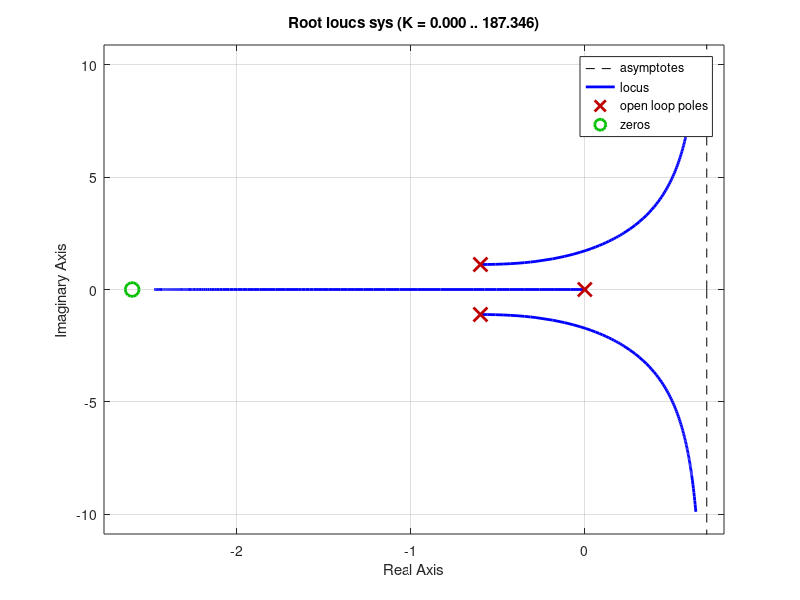
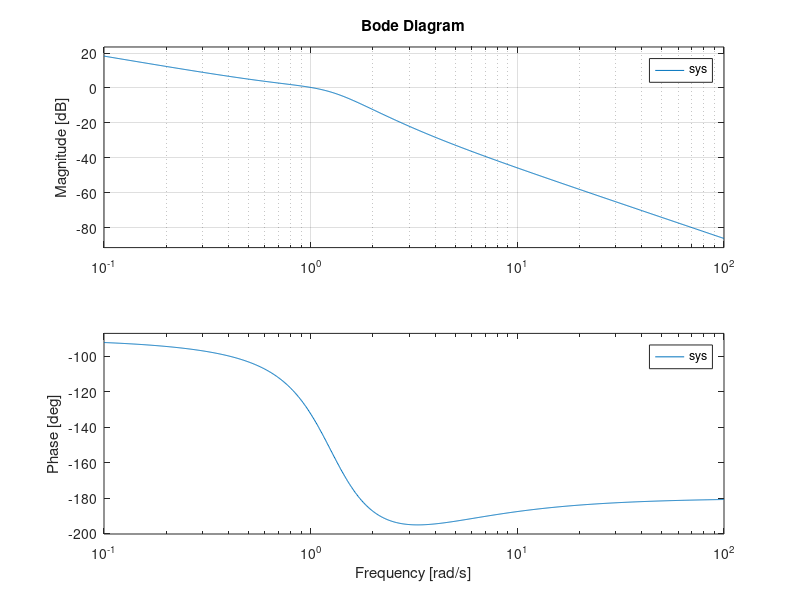
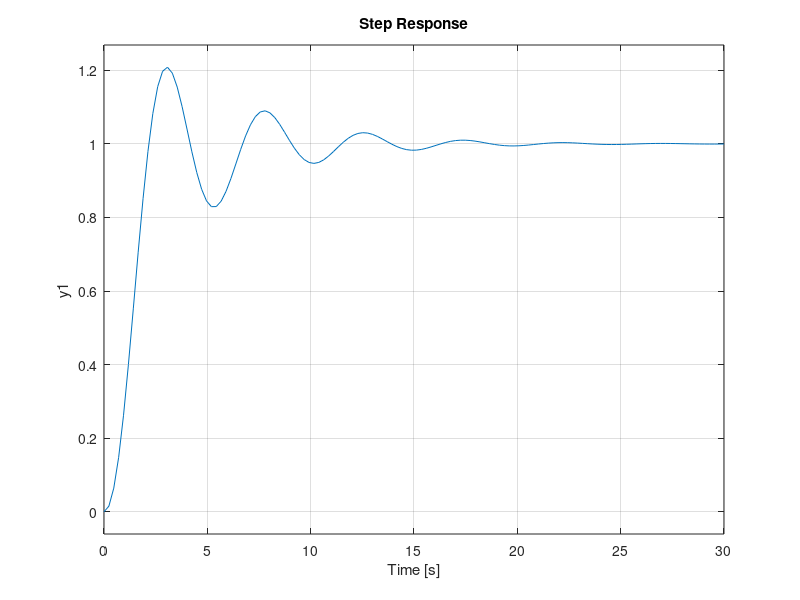

MATLAB code to generate these figures, in order:
clc, clear all

%% Representación de Estado - Análisis de Estabilidad

% Control System Toolbox permite realizar un análisis de estabilidad para
% sistemas lineales, en este caso MATLAB nos proporciona un ejemplo del uso
% de algunas comandos para determinar la estabilidad de un sistema en su
% representación de espacios de estado.

% Si se descomenta la siguiente linea y se corre se puede abrir el codigo
% proporcionado por MATLAB
% openExample('control/StabilityAnalysisOfStateSpaceSystemsExample')

%% Ejemplo

% Se crea un objeto de espacios de estado
A = [-1.2,-1.6,0;1,0,0;0,1,0];
B = [1;0;0];
C = [0,0.5,1.3];
D = 0;
sys = ss(A,B,C,D);

% Ahora, se calcula el sistema para un modelo de espacios de estado en lazo
% cerrado
sysFeedback = feedback(sys,1);

% Con el comando pole se obtienen los polos en el sistema
P = pole(sysFeedback)

% Cuando se tiene que la parte real de los polos es negativa, nos indica
% que se tiene un sistema estable

% Puede ser util saber cuán robusta o frágil es la estabilidad. Una
% indicación de robustez es la variacion que puede tener la ganancia (k)
figure (1)
rlocus(sys)

% El diagrama de Bode también es importante para observar los margenes de
% ganancia y de fase
figure (2)
bode(sys)
grid

% Se grafica la respuesta a una entrada paso en el sistema 
figure (3)
step(sysFeedback)